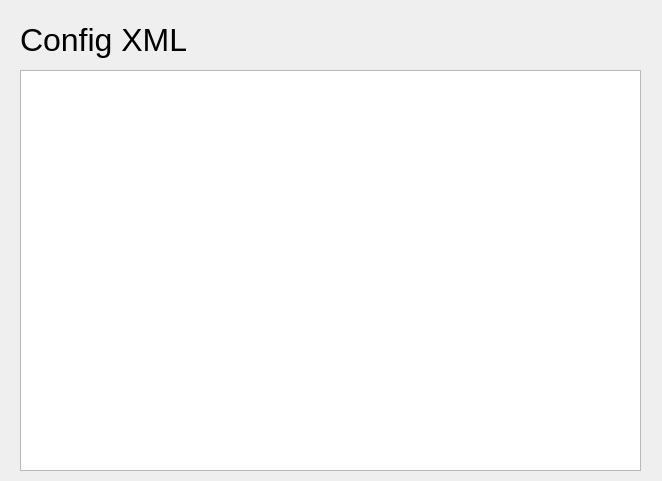
<?xml version="1.0" encoding="UTF-8"?>
<ui version="4.0">
 <class>Form</class>
 <widget class="QWidget" name="Form">
  <property name="geometry">
   <rect>
    <x>0</x>
    <y>0</y>
    <width>662</width>
    <height>481</height>
   </rect>
  </property>
  <property name="windowTitle">
   <string>Form</string>
  </property>
  <widget class="QLabel" name="label">
   <property name="geometry">
    <rect>
     <x>20</x>
     <y>20</y>
     <width>191</width>
     <height>41</height>
    </rect>
   </property>
   <property name="text">
    <string>&lt;html&gt;&lt;head/&gt;&lt;body&gt;&lt;p&gt;&lt;span style=&quot; font-size:24pt;&quot;&gt;Config XML&lt;/span&gt;&lt;/p&gt;&lt;/body&gt;&lt;/html&gt;</string>
   </property>
  </widget>
  <widget class="QTextEdit" name="textEdit">
   <property name="geometry">
    <rect>
     <x>20</x>
     <y>70</y>
     <width>621</width>
     <height>401</height>
    </rect>
   </property>
  </widget>
 </widget>
 <resources/>
 <connections/>
</ui>
